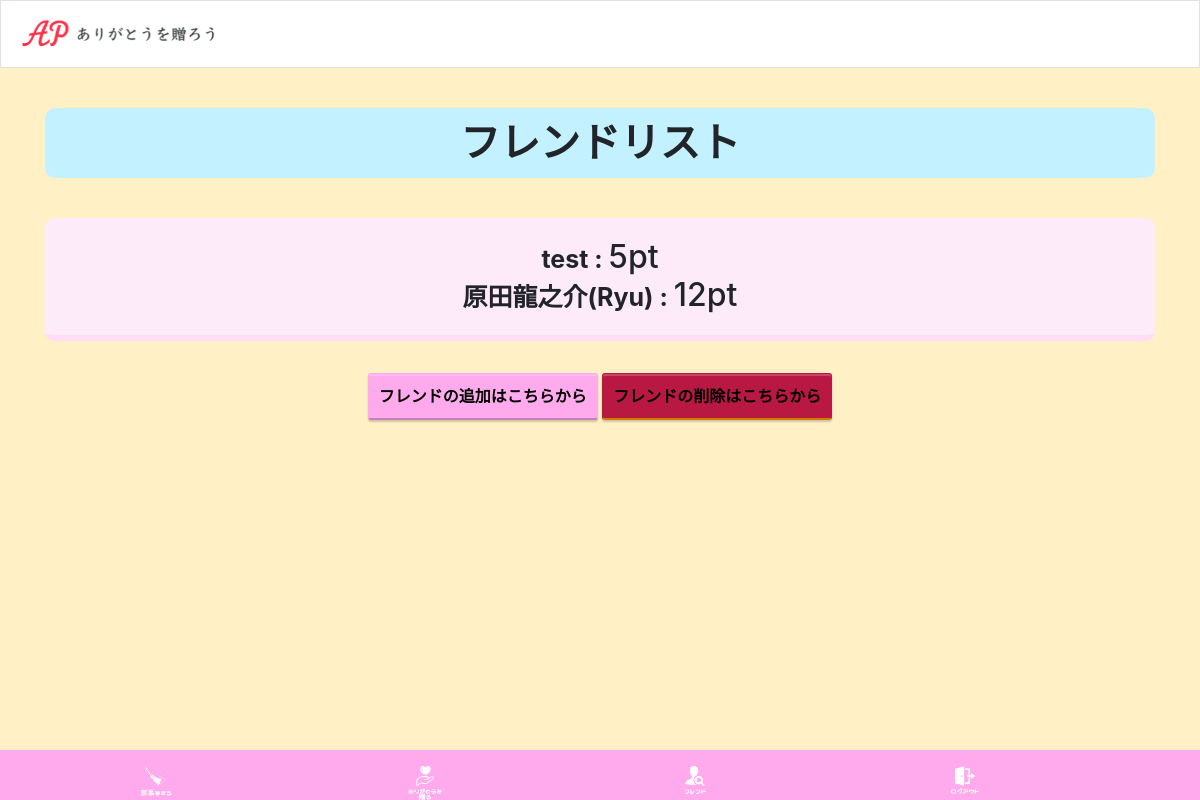
Before: /friend (signed in) with the older database file.
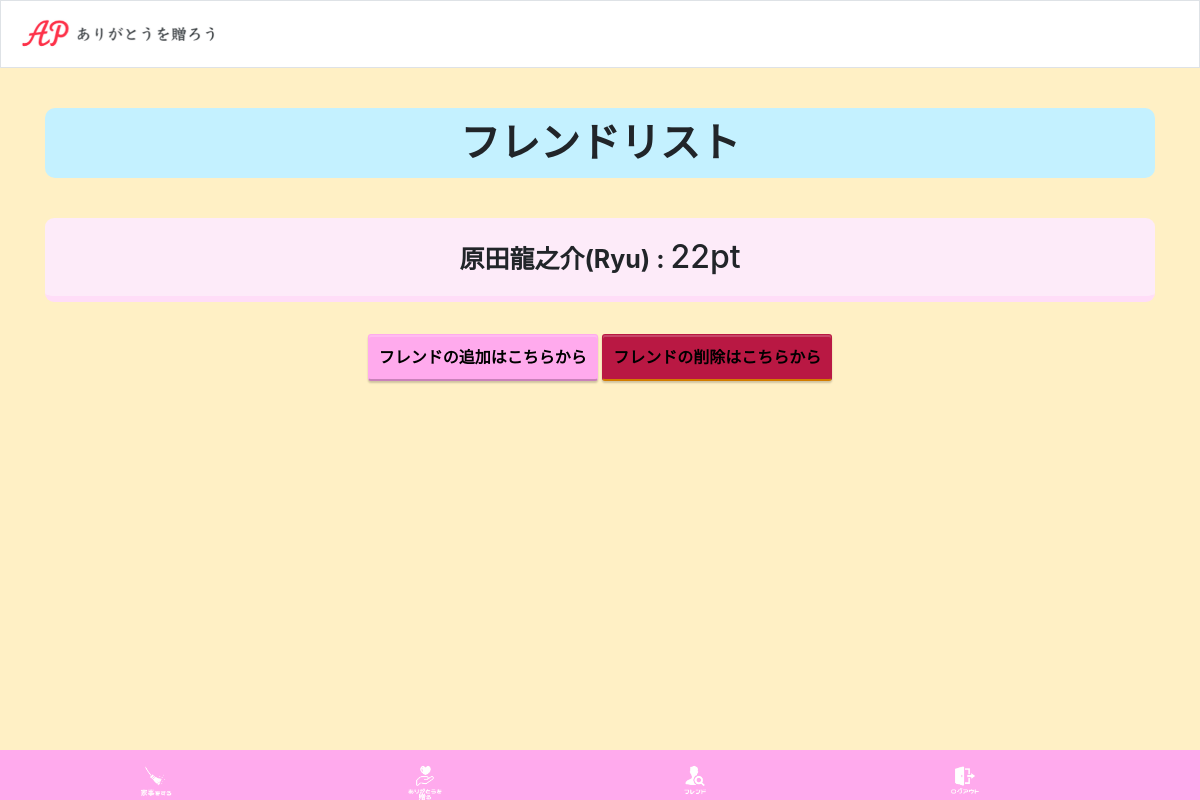
After: the same page with the newer database file.
### tables this page shows
CREATE TABLE 'users' (
id VARCHAR PRIMARY KEY,
name TEXT NOT NULL,
point INTEGER,
image_url VARCHAR,
created_at TIMESTAMP NOT NULL DEFAULT CURRENT_TIMESTAMP,
updated_at TIMESTAMP NOT NULL DEFAULT CURRENT_TIMESTAMP,
last_login_date TIMESTAMP NOT NULL DEFAULT CURRENT_TIMESTAMP
);

### application.py (the view)
@app.route('/friend', methods = ['GET', 'POST'])
def foreign_friend_index():
    if 'id' not in session:
        return redirect('/')
    return friend_index()

### friend.py (called while the page is built)
def friend_index():
    if request.method == 'GET':
        db = conn.cursor()
        db.execute("SELECT * FROM users WHERE id IN (SELECT partner_id FROM friends WHERE user_id = ?)", (session["id"],))
        friends_information = db.fetchall()
        return render_template('friend_list.html', friends_information = friends_information)

### templates/friend_list.html (shortened to what this page needs)
{% extends "header.html" %}
{% block main %}
<!DOCTYPE html>
<html lang="jp">
    <head>
        <link rel="stylesheet" href="https://cdn.jsdelivr.net/npm/bootstrap@4.5.3/dist/css/bootstrap.min.css">
        <link rel="stylesheet" href="static/css/friend_list.css">
    </head>
    <body>
        <h1>フレンドリスト</h1>
        <div class="friend_list">
            {% for friend_information in friends_information %}
                <div class="friend_information">
                    <p style="display:inline"> {{ friend_information[1] }} : </p>
                    <h2 style="display:inline">{{ friend_information[2] }}pt</h2>
                </div>
            {% endfor %}
        </div>
        <a href = "/search" class = "btn" id= "add">フレンドの追加はこちらから</a>
        <a href = "/delete" class = "btn" id = "delete">フレンドの削除はこちらから</a>
    </body>
</html>
{% endblock %}

Changed rows visible on the page:
no longer on this page (row unchanged): users: name "test", point "5"
changed users "原田龍之介(Ryu)": point "12" → "22"
